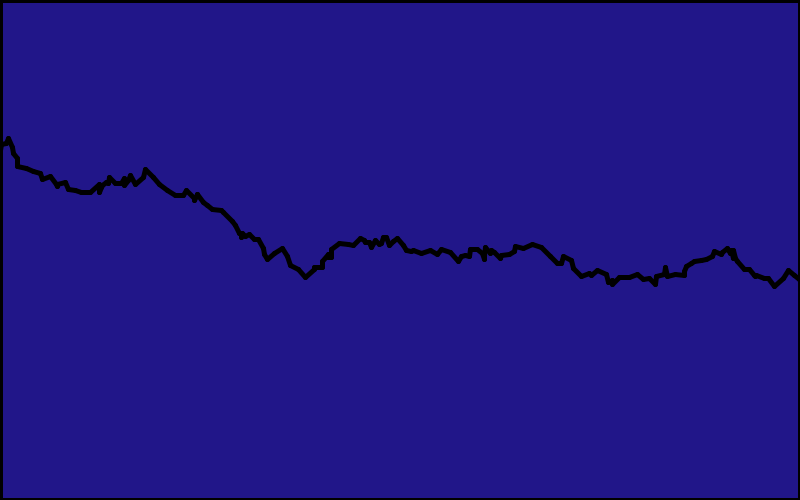
Frame 1 (no input)
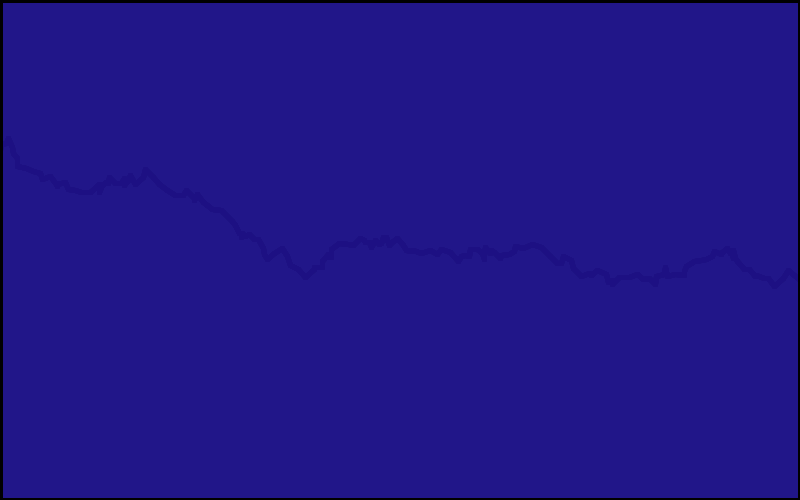
Frame 60 (the mouse pressed at the canvas centre just before this capture)
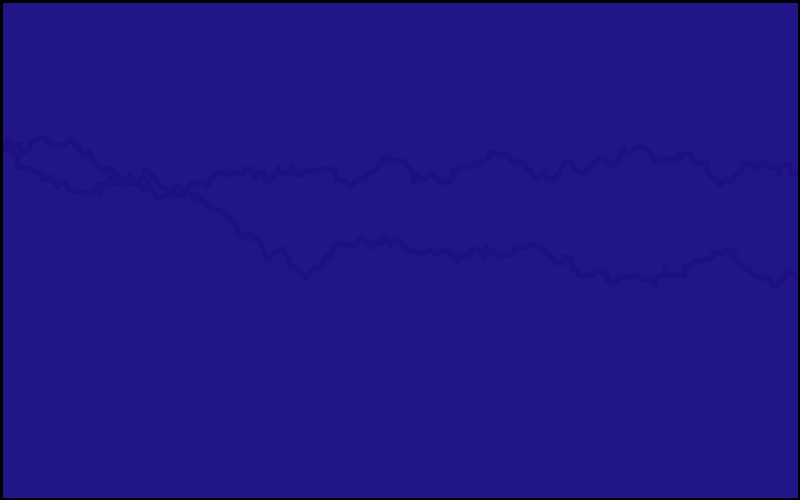
Frame 120 (the mouse held since frame 60 and released just before this capture)

The Processing sketch that drew these frames (run headless with seeded random() and noise(); from frame 60 on, the mouse is pressed at the canvas centre):

// Processing sketch: Lightning
// ── Lightning.pde
int startX;
int startY;
int endX;
int endY;

void setup()
{
  startX = 0;
  startY = 150;
  endX = 0;
  endY = 150;
  size(800,500);
  strokeWeight(5);
  background(#211689);
}
void draw()
{
  fill(#211689, 40);
  rect(0,0, width, height);
  stroke((int)(Math.random()));
  while (endX <800 && endX > -800) {
    endX = startX + ( (int)( Math.random()*10) );
    endY = startY + ( (int)( Math.random()*19 - 9) );
    line(startX, startY, endX, endY);
    startX = endX;
    startY = endY;
  }

}
void mousePressed()
{
  startX = 0;
  startY = 150;
  endX = 0;
  endY = 150;
}
